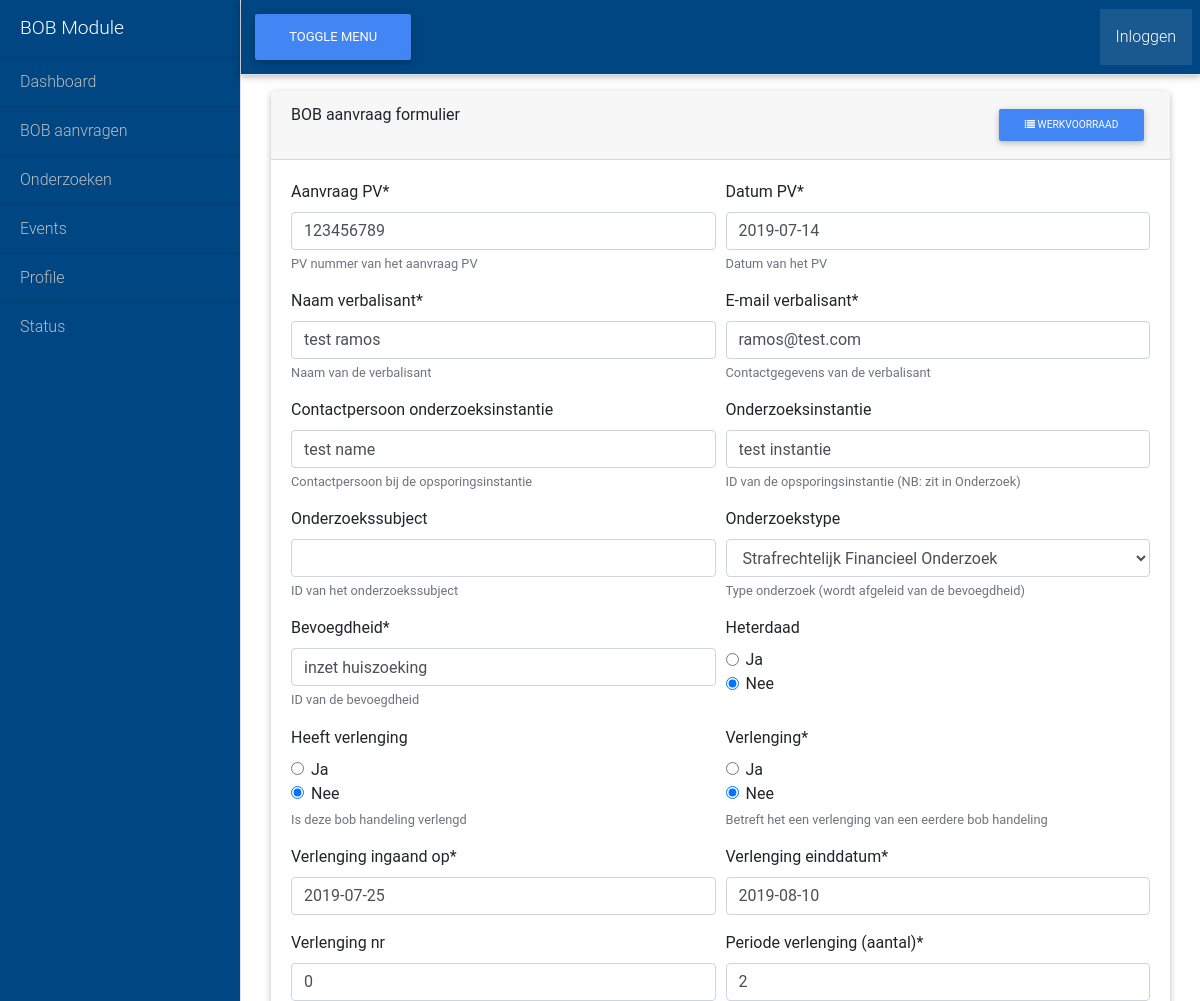
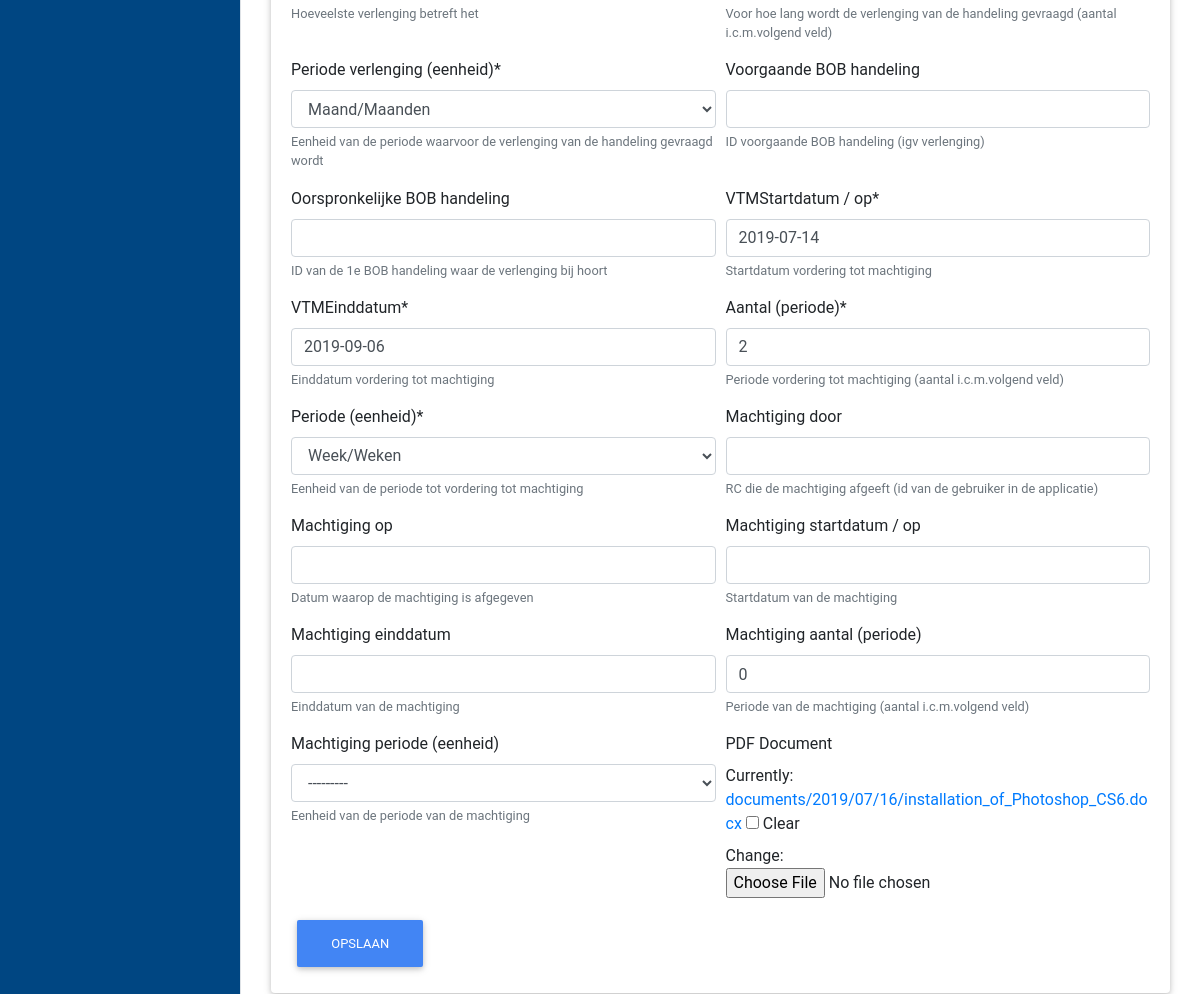
Page /bob/edit/4 on the committed database (2 pictures, top to bottom).
### bob/models.py (models this page shows, shortened)
class BobHandeling(models.Model):
    dvom_bobhandelingid = models.AutoField(primary_key=True)
    dvom_bobhandeling = models.CharField('BOB handeling', max_length=100, help_text='Naam van de bob handeling')
    dvom_aanvraagpv = models.CharField('Aanvraag PV', max_length=50)
    dvom_datumpv = models.DateField()
    dvom_verbalisant  = models.CharField('Naam verbalisant', max_length=100, help_text='Naam van de verbalisant')
    dvom_verbalisantcontactgegevens = models.EmailField(verbose_name='E-mail verbalisant',
                                                        help_text='Contactgegevens van de verbalisant')
    dvom_onderzoeksinstantiecontactpersoon = models.CharField('Contactpersoon onderzoeksinstantie', max_length=100,
                                                              blank=True, null=True,
                                                              help_text='Contactpersoon bij de opsporingsinstantie')
    dvom_onderzoeksinstantieid = models.CharField('Onderzoeksinstantie', max_length=100, blank=True, null=True,
                                                 help_text="""ID van de opsporingsinstantie (NB: zit in Onderzoek)""")
    dvom_onderzoekssubjectid = models.CharField('Onderzoekssubject', max_length=100, blank=True, null=True,
                                                 help_text="""ID van het onderzoekssubject """)
    dvom_onderzoekstype = models.CharField('Onderzoekstype', max_length=2, choices=ONDERZOEK_TYPES,
                                           blank=True, null=True,
                                           help_text='Type onderzoek (wordt afgeleid van de bevoegdheid)')
    dvom_strafvorderlijkebevoegdheidid = models.CharField('Bevoegdheid', max_length=100, default='', help_text="""ID van de
                                                          bevoegdheid """)
    dvom_heterdaad = models.BooleanField(choices=BOOL_CHOICES, verbose_name='Heterdaad', default=False,
                                         blank=True, null=True)
    dvom_heeftverlenging = models.BooleanField(choices=BOOL_CHOICES, verbose_name='Heeft verlenging', default=False,
                                               blank=True, null=True)
    dvom_verlenging = models.BooleanField(choices=BOOL_CHOICES, verbose_name='Verlenging', default=False)
    dvom_verlengingingaandop = models.DateField()
    dvom_verlengingeinddatum = models.DateField()
    dvom_verlengingnr = models.PositiveIntegerField('Verlenging nr', default=0, blank=True, null=True,
                                                    validators=[MinValueValidator(0), MaxValueValidator(100)],
                                                    help_text='Hoeveelste verlenging betreft het'
                                                    )
    dvom_verlenging_aantal = models.PositiveIntegerField('Periode verlenging (aantal)', default=0,
                                validators=[MinValueValidator(1), MaxValueValidator(100)],
                                help_text="""Voor hoe lang wordt de verlenging van de handeling gevraagd
                                             (aantal i.c.m.volgend veld)""")
    dvom_verlenging_periode = models.CharField('Periode verlenging (eenheid)', max_length=2, choices=VERLENING_PERIODES,
                                           help_text="""Eenheid van de periode waarvoor
                                           de verlenging van de handeling gevraagd wordt""")
    dvom_voorgaandebobhandelingid = models.CharField('Voorgaande BOB handeling', max_length=100, blank=True, null=True,
                                                     help_text='ID voorgaande BOB handeling (igv verlenging)')
    dvom_oorspronkelijkebobhandelingid = models.CharField('Oorspronkelijke BOB handeling', max_length=100,
                                                          blank=True, null=True,
                                                          help_text="""ID van de 1e BOB handeling waar
                                                          de verlenging bij hoort""")
    dvom_vtmstartdatum = models.DateField(verbose_name='VTMStartdatum / Op')
    dvom_vtmeinddatum = models.DateField(verbose_name='VTMEinddatum')
    dvom_periode_aantal = models.PositiveIntegerField('Aantal (periode)', default=0,
                                                         validators=[MinValueValidator(1), MaxValueValidator(100)],
                                                         help_text="""Periode vordering tot machtiging
                                             (aantal i.c.m.volgend veld)""")
    dvom_periode_periode = models.CharField('Periode (eenheid)', max_length=2, choices=VERLENING_PERIODES,
                                               help_text="""Eenheid van de periode tot vordering tot machtiging
                                           """)
    dvom_machtigingdoorid = models.CharField('Machtiging door', max_length=10, blank=True, null=True,
                                             help_text="""RC die de machtiging afgeeft (id van de gebruiker
                                             in de applicatie)""")
    dvom_machtigingop = models.DateField(verbose_name='Machtiging op', blank=True, null=True,
                                         help_text="""Datum waarop de machtiging is afgegeven""")
    dvom_machtigingstartdatum = models.DateField(verbose_name='Machtiging startdatum / op', blank=True, null=True,
                                                 help_text="""Startdatum van de machtiging""")
    dvom_machtigingeinddatum = models.DateField(verbose_name='Machtiging einddatum', blank=True, null=True,
                                                help_text="""Einddatum van de machtiging""")
    dvom_machtiging_aantal = models.PositiveIntegerField('Machtiging aantal (periode)', default=0,blank=True, null=True,
                                                         validators=[MinValueValidator(0), MaxValueValidator(100)],
                                                         help_text="""Periode van de machtiging
                                             (aantal i.c.m.volgend veld)""")
    dvom_machtiging_periode = models.CharField('Machtiging periode (eenheid)', max_length=2, choices=VERLENING_PERIODES,
                                               blank=True, null=True,
                                               help_text="""Eenheid van de periode van de machtiging """)
    pdf_document = models.FileField('PDF Document', upload_to='documents/%Y/%m/%d', blank=True, null=True)

### bob/views.py (the view)
# urls.py: path('edit/<int:pk>', views.BOBApplicationUpdateView.as_view(), name='bob-edit'),
class BOBApplicationUpdateView(UpdateView):
    model = BobHandeling
    form_class = BOBApplicationForm
    template_name = 'bob/bob_application_form.html'
    success_url = reverse_lazy('bob:bob-index')

### bob/templates/bob/bob_application_form.html (shortened to what this page needs)
            {% extends "base.html" %}
{% load crispy_forms_tags %}
{% block content %}
    <div class="container-fluid mt-3">
        <div class="card mb-3" >
            <div class="card-header">
                BOB aanvraag formulier
                <a href="{% url 'bob:bob-index' %}" class="btn btn-primary btn-sm float-right" role="button">
                    <i class="fa fa-list" aria-hidden="true"></i>
                    Werkvoorraad
                </a>
            </div>
            <div class="card-body" >
                <form method="post" action="" enctype="multipart/form-data" novalidate>
                    {% for field in form  %}
                        {% if not forloop.counter|divisibleby:2 %}
                            <div class="form-row">
                        {% endif %}
                        <div class="form-group col-sm-6 mb-0">
                           {{ field|as_crispy_field }}
                        </div>
                        {% if forloop.counter|divisibleby:2 %}
                            </div>
                        {% endif %}
                    {% endfor %}
                    <button type="submit" class="btn btn-primary">Opslaan</button>
                </form>
            </div>
        </div>
    </div>
{% endblock %}

### static/css/sidebar.css (style rules this page uses)
body { overflow-x: hidden; }

### rows in the picture
BobHandeling: form "123456789" "2019-07-14" "test ramos" "ramos@test.com" "test name" "test instantie" "Strafrechtelijk Financieel Onderzoek" "inzet huiszoeking" "☐ Ja ☑ Nee" "☐ Ja ☑ Nee" "☐ Ja ☑ Nee" "2019-07-25" "2019-08-10" "0" "2" "Maand/Maanden" "2019-07-14" "2019-09-06" "2" "Week/Weken" "0" "---------"
